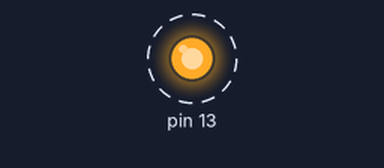
Simulated run of this sketch. Board: Arduino Uno, built with avr-gcc and run on an emulated ATmega328P. Parts: output pins drawn as LEDs (lit = HIGH). Dashed ring = blinking.

Above: at 0.2 s.
Timing chart, 0 to 3.0 s (numbered marks = the images above):
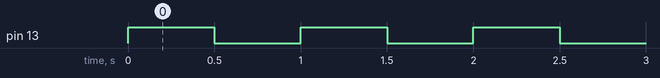

Measured:
- by itself, pin 13: alternates HIGH for 0.50 s and LOW for 0.50 s

The sketch:

ch03_1.ino
```cpp
void setup() {
  pinMode(13, OUTPUT);
}

void loop() {
  blink3(13, 500);
}

void blink3(int pin, int ms) {
  digitalWrite(pin, HIGH);
  delay(ms);
  digitalWrite(pin, LOW);
  delay(ms);
}
```
